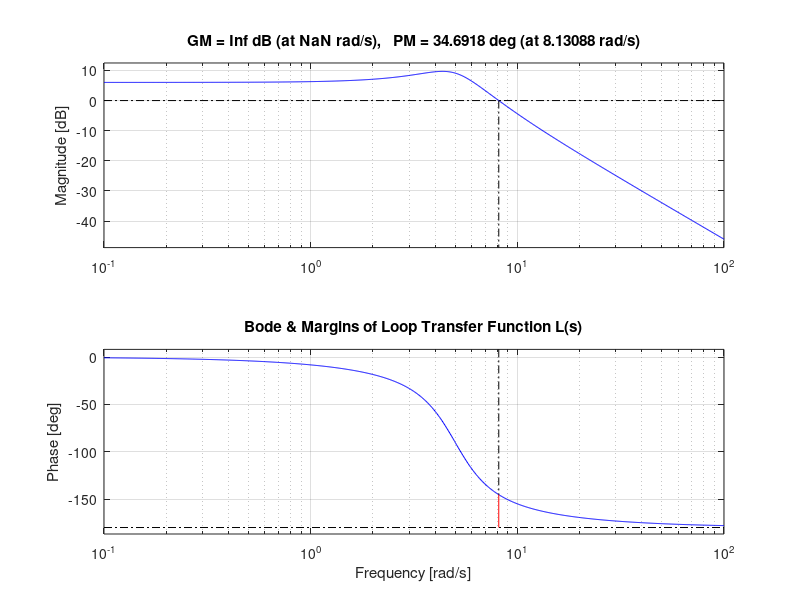
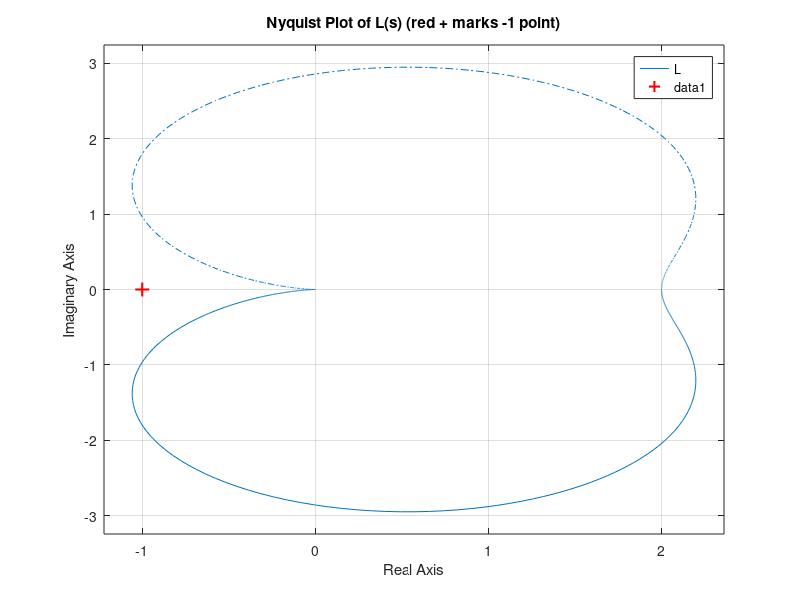
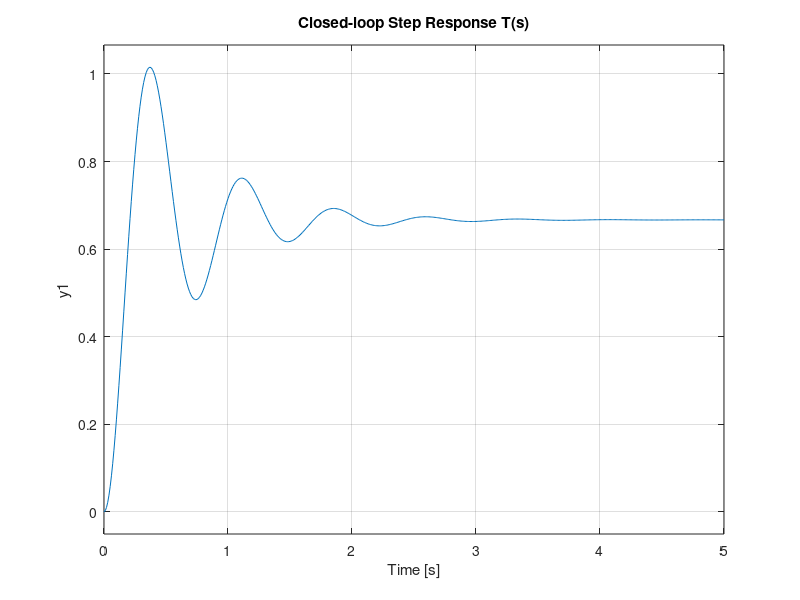
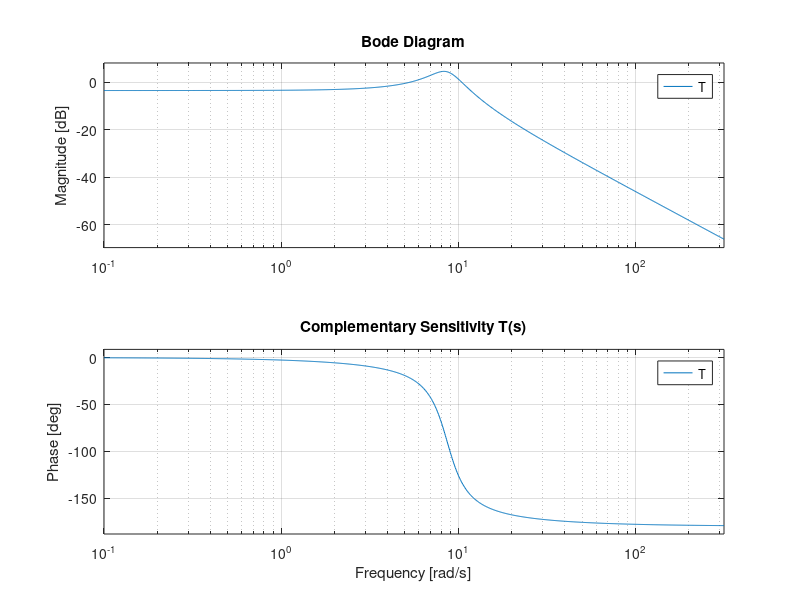

These charts were generated, in order, by the following MATLAB code:
function ClassicalStabilityPredictionDemo()
% ClassicalStabilityPredictionDemo.m
% Save this file exactly as "ClassicalStabilityPredictionDemo.m" (must start with a letter).
% Run by typing: ClassicalStabilityPredictionDemo
% Requires Control System Toolbox for tf, feedback, margin, nyquist, bode
%
% This version is a function (file name must match the function name) to avoid
% MATLAB filename errors on startup.

clear; close all; clc;

%%\ ---------- USER INPUT (edit these) ----------
% Plant: second-order example: G(s) = Kp * wn^2 / (s^2 + 2*zeta*wn*s + wn^2)
wn   = 5;        % natural frequency (rad/s)
zeta = 0.35;     % damping ratio
Kp   = 1;        % plant DC gain

% Controller choice: uncomment one controller definition below or define your own
% 1) Proportional controller
Kc = 2.0;
C = tf(Kc);

% % 2) PI controller example (uncomment to use)
% Kp_c = 1.5; Ti = 0.5;
% C = tf([Kp_c*Ti Kp_c],[Ti 0]);

% % 3) PID controller example (uncomment to use)
% Kp_c = 1.0; Ki = 2.0; Kd = 0.01; N = 20; % N is derivative filter
% C = tf([Kd*N Kp_c*Kd*N+Kp_c Kp_c*Ki],[N 0]);

% Frequency grid for plots
w = logspace(-1, 2.5, 1000); % rad/s

%%\ ---------- BUILD PLANT AND CLOSED-LOOP ----------
G = tf(Kp*wn^2, [1 2*zeta*wn wn^2]);   % second-order plant
L = series(C, G);                       % loop transfer function (controller * plant)
T = feedback(L, 1);                     % closed-loop transfer function (unity feedback)
S = feedback(1, L);                     % sensitivity function

%%\ ---------- ROUTH-HURWITZ (closed-loop characteristic polynomial) ----------
% Closed-loop characteristic polynomial denominator (as coefficients)
[~, denT] = tfdata(T, 'v');  % den of closed-loop transfer function
denT = denT(:).';
[routhTable, routhStable] = routh(denT);

%%\ ---------- NYQUIST & MARGINS ----------
[GM, PM, Wcg, Wcp] = margin(L); % GM (linear), PM (deg), Wcg (rad/s), Wcp (rad/s)

% Convert GM to dB (if finite)
if isfinite(GM) && GM>0
    GM_dB = 20*log10(GM);
else
    GM_dB = sign(GM)*Inf; % preserve Inf or -Inf
end

%%\ ---------- BODE STABILITY METRICS ----------
[mag, phase, wout] = bode(L, w);
mag = squeeze(mag);
phase = squeeze(phase); % in degrees

if isempty(Wcp)
    PM_calc = NaN;
else
    PM_calc = PM; % degrees
end

%%\ ---------- UNIFIED STABILITY INDEX (USI) ----------
% Term 1: Routh (binary)
t1 = double(routhStable);

% Term 2: gain margin normalized: GM_dB mapped so that >= 12 dB => 1, <= 0 dB => 0
if isfinite(GM_dB)
    t2 = (GM_dB - 0) / (12 - 0);
    t2 = max(0, min(1, t2));
else
    t2 = 1 * sign(GM_dB);
    if t2 < 0; t2 = 0; end
end

% Term 3: phase margin normalized: PM >= 45 deg => 1, <= 0 deg => 0
if ~isnan(PM_calc)
    t3 = PM_calc / 45;
    t3 = max(0, min(1, t3));
else
    t3 = 0;
end

% Weights (sum to 1)
w1 = 0.4; w2 = 0.3; w3 = 0.3;
USI = w1*t1 + w2*t2 + w3*t3;

%%\ ---------- REPORT RESULTS ----------
fprintf('--- Classical Stability Criteria Report ---\n');
fprintf('Plant: wn = %.3g rad/s, zeta = %.3g, Kp = %.3g\n', wn, zeta, Kp);
fprintf('Controller type: %s\n', class(C));
fprintf('Routh-Hurwitz: Closed-loop %s.\n', tern(routhStable,'stable','unstable'));
fprintf('Gain Margin: %.3g (%.2f dB) at w = %.3g rad/s\n', GM, GM_dB, Wcg);
fprintf('Phase Margin: %.3g deg at w = %.3g rad/s\n', PM, Wcp);
fprintf('Unified Stability Index (USI): %.3f (0..1, higher = more robust)\n', USI);
fprintf('  Components: Routh=%g, GM_norm=%.3f, PM_norm=%.3f\n', t1, t2, t3);
fprintf('--------------------------------------------\n');

%%\ ---------- PLOTS ----------
figure('Name','Bode Plot (Loop Transfer L)','NumberTitle','off');
margin(L); grid on;
title('Bode & Margins of Loop Transfer Function L(s)');

figure('Name','Nyquist Plot (Loop Transfer L)','NumberTitle','off');
nyquist(L, {0.01, 200}); hold on;
plot(-1, 0, 'r+', 'MarkerSize', 10, 'LineWidth', 1.5); % -1 point
title('Nyquist Plot of L(s) (red + marks -1 point)');
grid on; hold off;

figure('Name','Closed-loop Step Response T(s)','NumberTitle','off');
tstep = 0:0.01:5;
step(T, tstep); grid on; title('Closed-loop Step Response T(s)');

figure('Name','Sensitivity Functions','NumberTitle','off');
subplot(2,1,1);
bode(S, w); grid on; title('Sensitivity S(s)');
subplot(2,1,2);
bode(T, w); grid on; title('Complementary Sensitivity T(s)');

%%\ ---------- DISPLAY Routh TABLE ----------
disp('Routh-Hurwitz table:');
disp(routhTable);

end % function ClassicalStabilityPredictionDemo

%%\ ---------------- Local helper functions ----------------
function s = tern(cond, a, b)
    if cond, s = a; else s = b; end
end

function [R, stable] = routh(coeffs)
% routh - Build Routh-Hurwitz table and return table and stability flag
% coeffs - polynomial coefficients in descending powers [a_n ... a0]

    a = coeffs(:).';
    n = length(a)-1; % degree
    if all(a==0)
        error('Polynomial coefficients cannot be all zero.');
    end

    rows = n+1;
    cols = ceil((n+1)/2);

    R = zeros(rows, cols);

    % Fill first two rows
    R(1,1:cols) = a(1:2:end);
    if length(a) > 1
        R(2,1:cols) = a(2:2:end);
    else
        R(2,1:cols) = 0;
    end

    % Fill remaining rows
    for i = 3:rows
        for j = 1:cols-1
            top = R(i-1,1);
            if abs(top) < eps
                top = eps; % avoid division by zero
            end
            R(i,j) = ((R(i-1,1)*R(i-2,j+1)) - (R(i-2,1)*R(i-1,j+1))) / top;
        end
    end

    % Handle special case: an entire row of zeros
    for i = 1:rows
        if all(abs(R(i,:)) < 1e-12)
            order = rows - i;
            aux = R(i-1,1:cols);
            p = zeros(1, order+1);
            idx = 1;
            for k = order:-1:0
                p(idx) = aux(1 + (order - k));
                idx = idx + 1;
            end
            dp = polyder(p);
            fill = dp;
            fill = [fill zeros(1, cols - length(fill))];
            R(i,1:length(fill)) = fill(1:cols);
        end
    end

    firstCol = R(:,1);
    firstCol(abs(firstCol) < 1e-12) = 0;

    signs = sign(firstCol);
    signs(signs==0) = 1; % treat zeros as positive
    signChanges = sum(abs(diff(signs))>0);
    stable = (signChanges == 0) && (firstCol(1) > 0);
end

%[appendix]{"version":"1.0"}
%---
